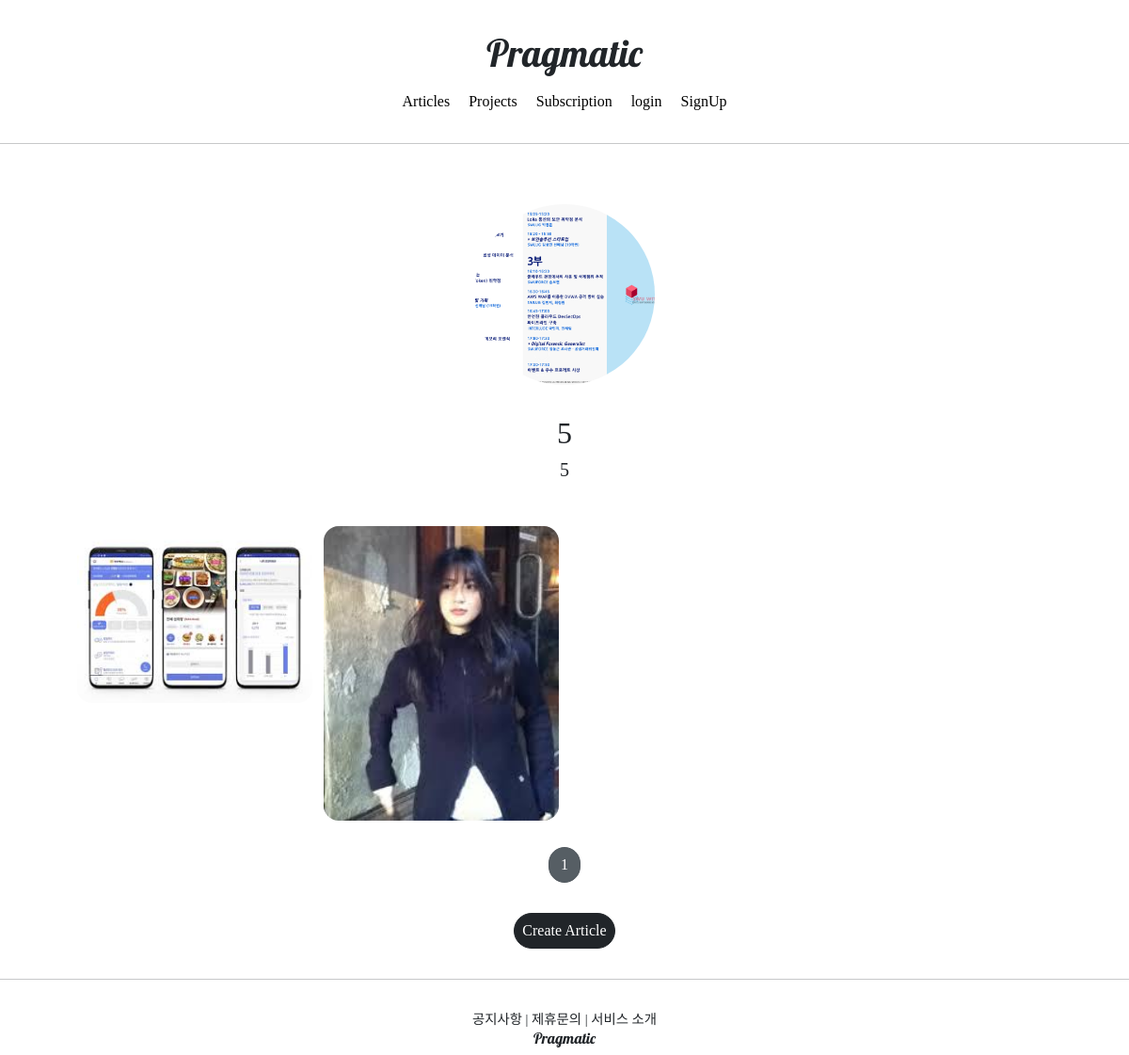
The page /projects/detail/3 on the database its author committed.
### projectapp/models.py (models this page shows, shortened)
class Project(models.Model):
    image = models.ImageField(upload_to='project/',null=False)
    title = models.CharField(max_length=20, null=False)
    description = models.CharField(max_length=200, null=True)
    created_at = models.DateTimeField(auto_now=True)
    class Meta:
       ordering = ['-created_at']  # created_at 필드의 내림차순으로 정렬

### articleapp/models.py (models this page shows)
class Article(models.Model):
    writer = models.ForeignKey(User, on_delete=models.SET_NULL,related_name='article',null=True)
    project = models.ForeignKey(Project, on_delete=models.SET_NULL, related_name='article', null=True)
    title = models.CharField(max_length=200,null=True)
    image = models.ImageField(upload_to='article/',null=False)
    content = models.TextField(null=True)
    created_at = models.DateField(auto_created=True, null=True)
    class Meta:
       ordering = ['created_at']  # created_at 필드의 내림차순으로 정렬

### projectapp/views.py (the view)
# urls.py: path('detail/<int:pk>', ProjectDetailView.as_view(), name='detail'),
class ProjectDetailView(DetailView, MultipleObjectMixin):
    model = Project
    context_object_name = 'target_project'
    template_name = 'projectapp/detail.html'
    paginate_by = 25
    def get_context_data(self, **kwargs):
        project = self.object
        user = self.request.user
        if user.is_authenticated:
            subscription = Subscription.objects.filter(user=user, project=project)
        else:
            subscription = None
        object_list = Article.objects.filter(project=self.get_object())
        return super(ProjectDetailView, self).get_context_data(object_list=object_list,
                                                               subscription=subscription,
                                                               **kwargs)

### projectapp/templates/projectapp/detail.html (shortened to what this page needs)
{% extends 'base.html' %}
{% block content %}
  <div>
    <div style="text-align: center; max-width: 500px; margin: 4rem auto 1.5rem auto;">
      <img src="{{ target_project.image.url }}" alt=""
           style="height: 12rem; width: 12rem; border-radius: 20rem; margin-bottom: 2rem; object-fit: cover;">
      <h2 style="font-family: 'NanumSquareB'">
          {{ target_project.title }}
      </h2>
      <h5 style="margin-bottom:3rem;">
          {{ target_project.description }}
      </h5>
    </div>
  </div>
      <div>
          {% include 'snippets/list_fragment.html' with article_list=object_list %}
      </div>
{% endblock %}

### templates/snippets/list_fragment.html (shortened to what this page needs)
{% load static %}
   {% if article_list %}
   <div class="container">
     {% for article in article_list %}
       <a href="{% url 'articleapp:detail' pk=article.pk %}">
           {% include 'snippets/card.html' with article=article %}
       </a>
       {% endfor %}
   </div>
   {% else %}
   <div class="text-center">
       <h1>No Articles YET! </h1>
   </div>
   {% endif %}
   {% include 'snippets/pagination.html' with page_obj=page_obj %}
   <div style="text-align: center">
       <a href="{% url 'articleapp:create' %}" class="btn btn-dark rounded-pill mt-3 mb-3 px-2">
           Create Article
       </a>
   </div>

### templates/snippets/card.html
<div>
    <img src="{{ article.image.url }}" alt="">
</div>

### static/base.css (style rules this page uses)
a { color: black; text-decoration: none; }

### templates/snippets/list_fragment.html (style rules this page uses)
.container { padding: 0; margin: 0, auto; }
.container a { width: 45%; max-width: 250px; }
.container div { width: 250px; display: flex; justify-content: center; align-items: center; border-radius: 1rem; }
.container img { width: 100%; border-radius: 1rem; }

### rows shown on the page
Project: image (picture), title "5", description "5"
Article: image (picture)
Article: image (picture)

### other values the page prints
{{ page_obj.number }} "1"
